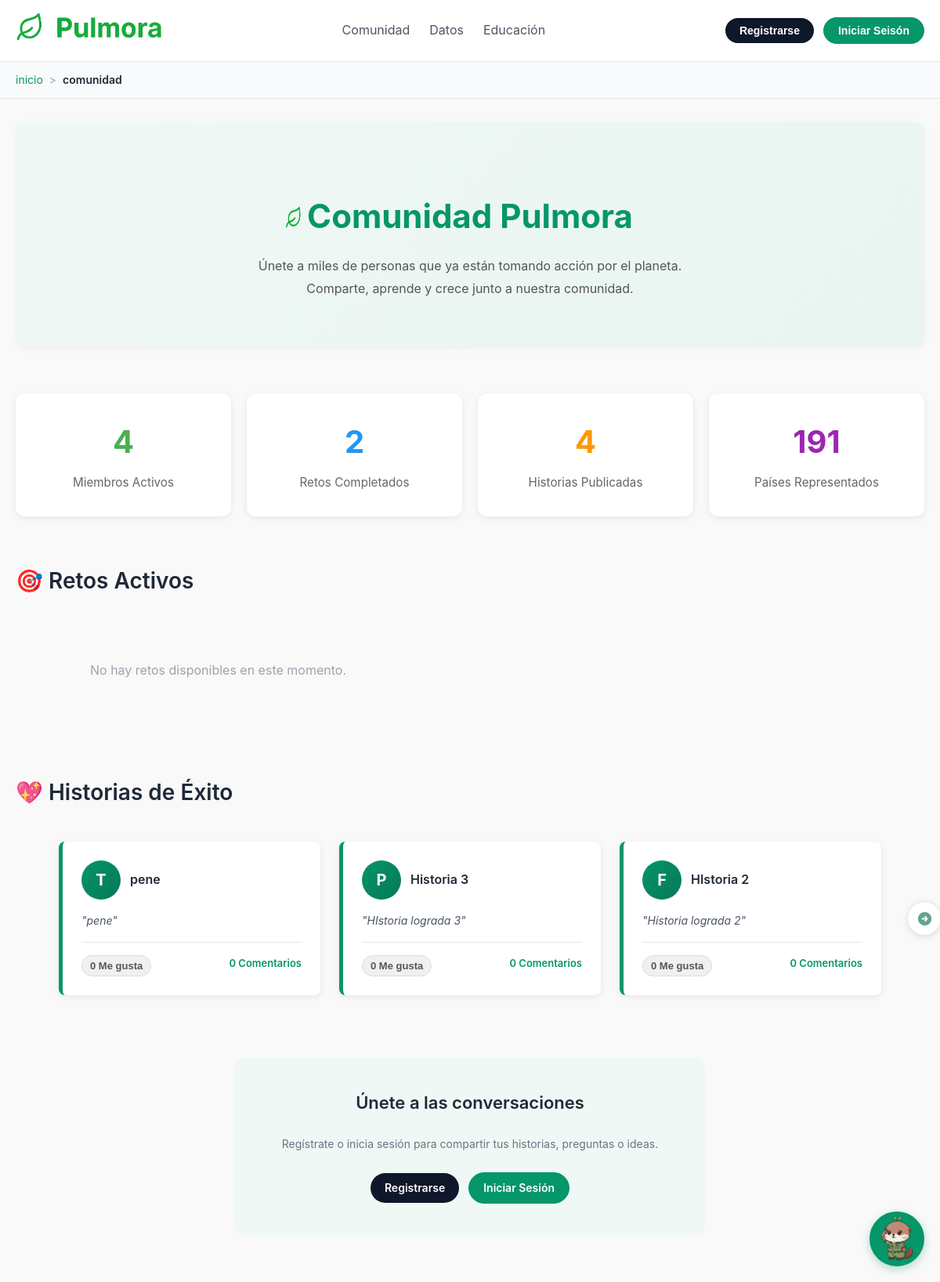
Page /community/ on the earlier database version.
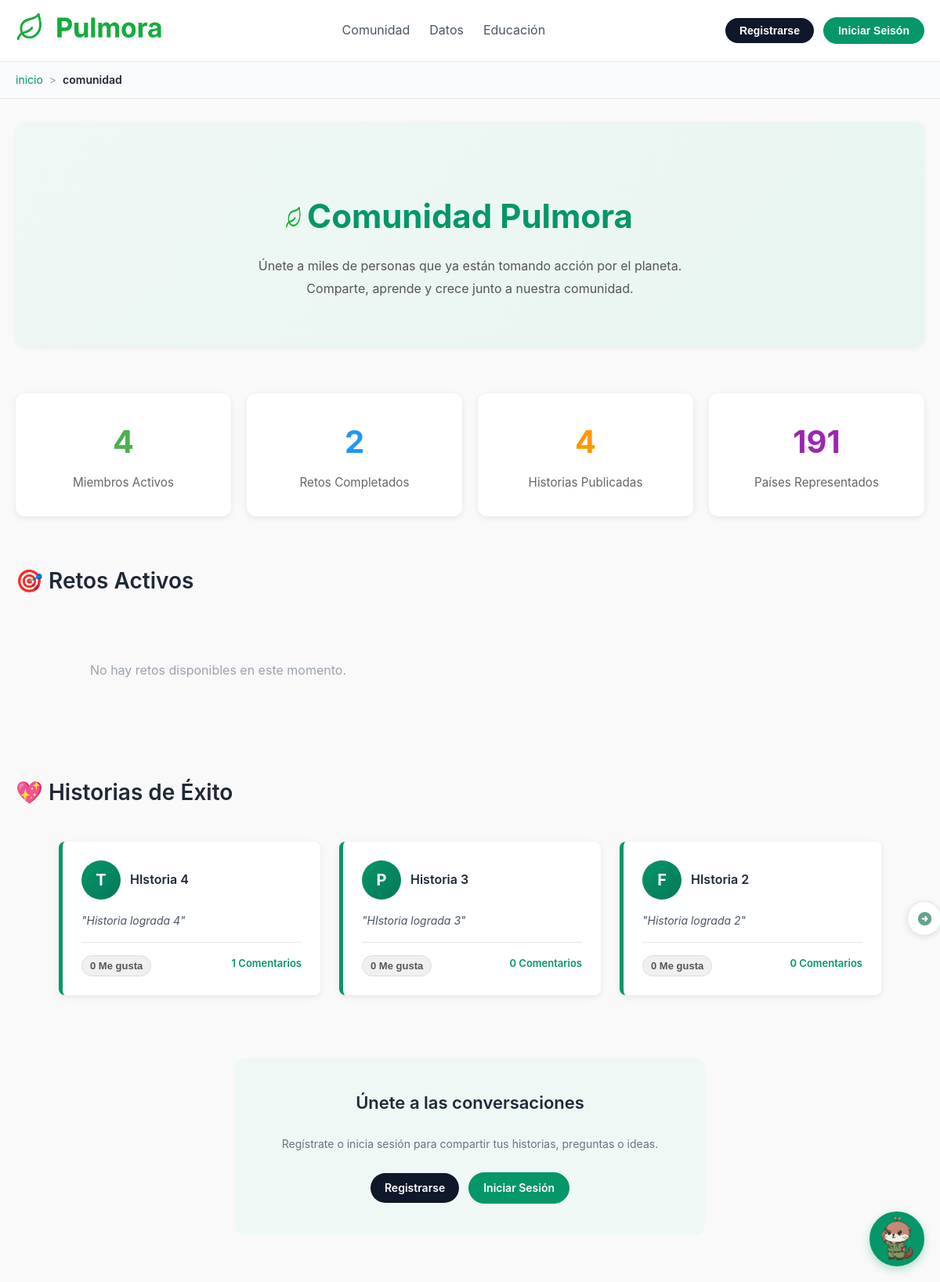
Same page on the later database version.
### Pulmora_Maps/models.py (models this page shows, shortened)
class Post(models.Model):
    author = models.ForeignKey(User, on_delete=models.CASCADE, related_name='posts')
    title = models.CharField(max_length=200)
    content = models.TextField()
    created_at = models.DateTimeField(auto_now_add=True)
    updated_at = models.DateTimeField(auto_now=True)
    likes = models.ManyToManyField(User, related_name='liked_posts', blank=True)
    class Meta:
        db_table = "publicaciones"
        ordering = ['-created_at']
    @property
    def total_likes(self):
        return self.likes.count()

### Pulmora_Maps/views.py (the view, shortened to what this page needs)
# urls.py: path('community/', views.community, name="community"),
def community(request):
    success_stories = Post.objects.annotate(num_likes=Count('likes')).order_by('-created_at')
    popular_stories = Post.objects.annotate(num_likes=Count('likes')).order_by('-num_likes', '-created_at')
    challenges = ChallengeService.get_active()
    VISIBLE_STORIES_LIMIT = 3
    show_carousel = popular_stories.count() > VISIBLE_STORIES_LIMIT
    context = {
        'breadcrumb': [
            {
                'name': 'inicio',
                'url': 'index'
             },
            {
                'name': 'comunidad',
                'url': None
            }
        ],
        'success_stories': success_stories,
        'popular_stories': popular_stories,
        'show_carousel': show_carousel,
        'challenges': challenges
    }
    return render(request, 'pulmora/community.html', context)

### Pulmora_Maps/retos.py (called while the page is built)
    @staticmethod
    def get_active(user=None, country=None):
        queryset = Retos.objects.filter(activo=True)
        if country:
            queryset = queryset.filter(pais__in=[country, None])
        return queryset.order_by('-fecha_inicio')

### Pulmora_Maps/templates/pulmora/community.html (shortened to what this page needs)
{% load static %}
<!DOCTYPE html>
<html lang="es">
<head>
    <link rel="stylesheet" href="{% static 'css/community.css' %}">
</head>
<body>
    {% include 'pulmora/partials/header.html' %}
    {% include 'pulmora/partials/pulmorin.html' %}
    {% include 'pulmora/partials/breadcrumb.html' %}
    <div class="community-container">
        <header class="community-header">
            <img src="{% static 'img/hojita.png' %}" alt="Icono de hoja">
            <h1>Comunidad Pulmora</h1>
            <p>Únete a miles de personas que ya están tomando acción por el planeta. Comparte, aprende y crece junto a nuestra comunidad.</p>
        </header>
        <section class="stats-section">
            <div class="stats-grid">
                <div class="stat-card">
                    <div class="stat-number stat-green">4</div>
                    <div class="stat-label">Miembros Activos</div>
                </div>
                <div class="stat-card">
                    <div class="stat-number stat-blue">2</div>
                    <div class="stat-label">Retos Completados</div>
                </div>
                <div class="stat-card">
                    <div class="stat-number stat-orange">4</div>
                    <div class="stat-label">Historias Publicadas</div>
                </div>
                <div class="stat-card">
                    <div class="stat-number stat-purple">191</div>
                    <div class="stat-label">Países Representados</div>
                </div>
            </div>
        </section>
        <section class="challenges-section">
            <h2 class="section-title">🎯 Retos Activos</h2>
            <div class="carousel-container">
                <div class="challenges-grid-js">
                    {% for challenge in challenges %}
                    <div class="challenge-card">
                        <div class="challenge-icon-wrapper {% if forloop.counter == 2 %}blue-gradient{% elif forloop.counter == 3 %}orange-gradient{% endif %}">
                            <span class="challenge-icon">{{ challenge.icono }}</span>
                        </div>
                        <div class="challenge-content">
                            <h3 class="challenge-title">{{ challenge.titulo }}</h3>
                            <p class="challenge-participants">👥 4</p>
                            <p class="challenge-description">{{ challenge.descripcion }}</p>
                            <div class="progress-container">
                                <div class="progress-bar">
                                    <div class="progress-fill" style="width: 0%;"></div>
                                </div>
                                <span class="progress-percentage">0%</span>
                            </div>
                            {% if user.is_authenticated %}
                                <form method="post" action="{% url 'join_challenge' challenge.id %}">
                                    {% csrf_token %}
                                    <input type="hidden" name="goal" value="10">
                                    <button type="submit" class="btn-join">Unirse</button>
                                </form>
                            {% else %}
                                <a href="{% url 'login' %}" class="btn-join">Unirse</a>
                            {% endif %}
                        </div>
                    </div>
                    {% empty %}
                    <p class="empty-message">No hay retos disponibles en este momento.</p>
                    {% endfor %}
                </div>
            </div>
        </section>
        <section class="success-stories">
            <h2 class="section-title">💖 Historias de Éxito</h2>
            <div class="carousel-container">
                <div class="stories-grid-js">
                    {% for story in success_stories %}
                        <div class="story-card">
                            <a href="{% url 'post_detail' story.id %}" class="story-link-wrapper">
                                <div class="story-header">
                                    <div class="story-avatar">{{ story.author.username.0|upper }}</div>
                                    <div class="story-author-info">
                                        <h3>{{ story.title }}</h3>
                                    </div>
                                </div>
                                <p class="story-quoute">"{{ story.content|truncatewords:30 }}"</p>
                            </a>
                            <div class="story-stats">
                                <button class="like-btn {% if user in story.likes.all %}liked{% endif %}" data-post-id="{{ story.id }}">
                                    <span class="like-count">{{ story.total_likes }}</span> Me gusta
                                </button>
                                <a href="{% url 'post_detail' story.id %}" class="comment-link">
                                    {{ story.comments.count }} Comentarios
                                </a>
                            </div>
                        </div>
                    {% empty %}
                        <p class="empty-message">Aún no se han publicado historias.</p>
                    {% endfor %}
                </div>
                <button id="next-story" class="carousel-btn next"></button>
            </div>
        </section>
        <section class="community-forum">
            <div class="new-post-container">
                {% if user.is_authenticated %}
                    <h3>Únete a la conversación</h3>
                    <form id="new-post-form" method="post" action="{% url 'community' %}">
                        {% csrf_token %}
                        <input type="text" id="post-title" name="post-title" placeholder="Título" required>
                        <textarea id="post-content" name="post-content" placeholder="Comparte tu historia" rows="5" required></textarea>
                        <button type="submit" class="btn-primary btn-full">Publicar</button>
                    </form>
                {% else %}
                    <div class="register-box">
                        <h3>Únete a las conversaciones</h3>
                        <p>Regístrate o inicia sesión para compartir tus historias, preguntas o ideas.</p>
                        <div class="auth-buttons">
                            <a href="{% url 'register' %}" class="btn btn-secondary">Registrarse</a>
                            <a href="{% url 'login' %}" class="btn btn-primary">Iniciar Sesión</a>
                        </div>
                    </div>
                {% endif %}
            </div>
        </section>
    </div>
</body>
</html>

### Pulmora_Maps/templates/pulmora/partials/header.html
{% load static %}
<header class="header">
    <div class="container">
        <div class="logo">
            <a href="{% url 'index' %}">
                <img src="{% static 'img/logo.png' %}" alt="Pulmora Logo" class="logo-img">
            </a>
        </div>
        <nav class="nav">
            <a href="{% url 'community' %}">Comunidad</a>
            <a href="{% url 'data' %}">Datos</a>
            <a href="{% url 'education' %}">Educación</a>
        </nav>
        <div class="auth-buttons">
            {% if user.is_authenticated %}
                <span class="user-greeting">Hola, {{ user.username }}</span>
                <a href="{% url 'account' %}">
                    <button class="btn btn-primary">Mi Cuenta</button>
                </a>
            {% else %}
                <a href="{% url 'register' %}" >
                    <button class="btn btn-secondary">Registrarse</button>
                </a>
                <a href="{% url 'login' %}">
                    <button class="btn btn-primary">Iniciar Seisón</button>
                </a>
            {% endif %}
        </div>
    </div>
</header>

### Pulmora_Maps/templates/pulmora/partials/pulmorin.html (shortened to what this page needs)
{% load static %}
<link rel="stylesheet" href="{% static 'css/pulmorin.css' %}">
<button id="pulmorin-button" aria-label="Abrir chat de Pulmorin">
    <img src="{% static 'img/pulmorin.png' %}" alt="Pulmorin">
</button>

### Pulmora_Maps/templates/pulmora/partials/breadcrumb.html
{% load static %}
<nav class="breadcrumb-nav" aria-label="breadcrumb">
    <div class="breadcrumb-container">
        <ol class="breadcrumb-list">
            {% for item in breadcrumb %}
                {% if item.url %}
                    <li class="breadcrumb-item">
                        <a href="{% url item.url %}">{{ item.name }}</a>
                    </li>
                    {% if not forloop.last %}
                        <li class="breadcrumb-separator">></li>
                    {% endif %}
                {% else %}
                    <li class="breadcrumb-item active" aria-current="page">
                        {{ item.name }}
                    </li>
                {% endif %}
            {% endfor %}
        </ol>
    </div>
</nav>

### static/css/pulmorin.css (style rules this page uses)
* { margin: 0; padding: 0; box-sizing: border-box; }
#pulmorin-button { position: fixed; bottom: 20px; right: 20px; width: 70px; height: 70px; border-radius: 50%; background: #059669; border: 2px solid #059669; cursor: pointer; box-shadow: 0 4px 12px rgba(5, 150, 105, 0.3); padding: 0; overflow: hidden; transition: all 0.3s ease; z-index: 1000; }
#pulmorin-button img { width: 100%; height: 100%; object-fit: cover; }

Differences in the rows shown:
removed Post: author.username.0 "T", title "pene", content "pene", total_likes "0", comments.count "0"
added Post: author.username.0 "T", title "HIstoria 4", content "Historia lograda 4", total_likes "0", comments.count "1"
